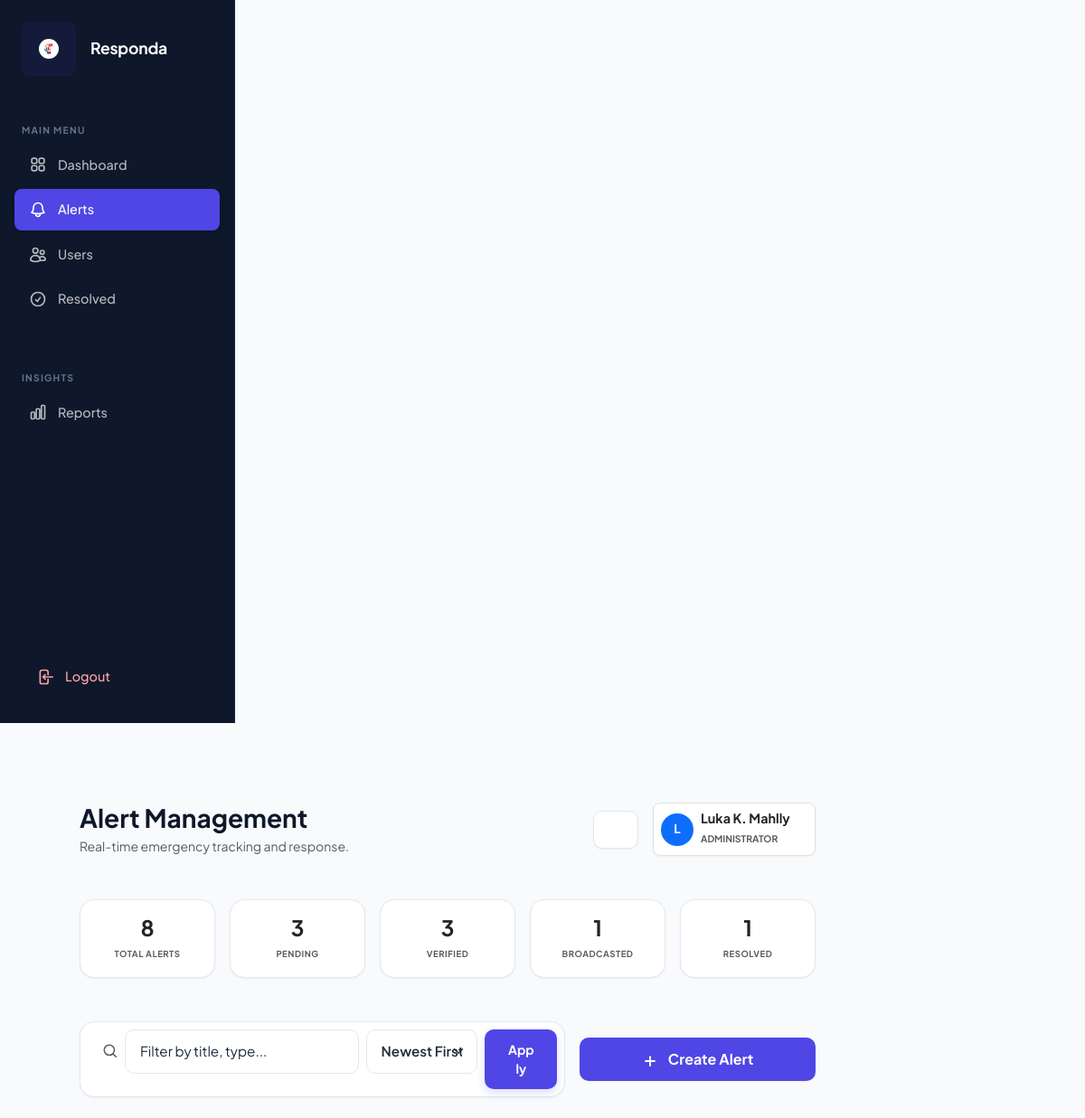
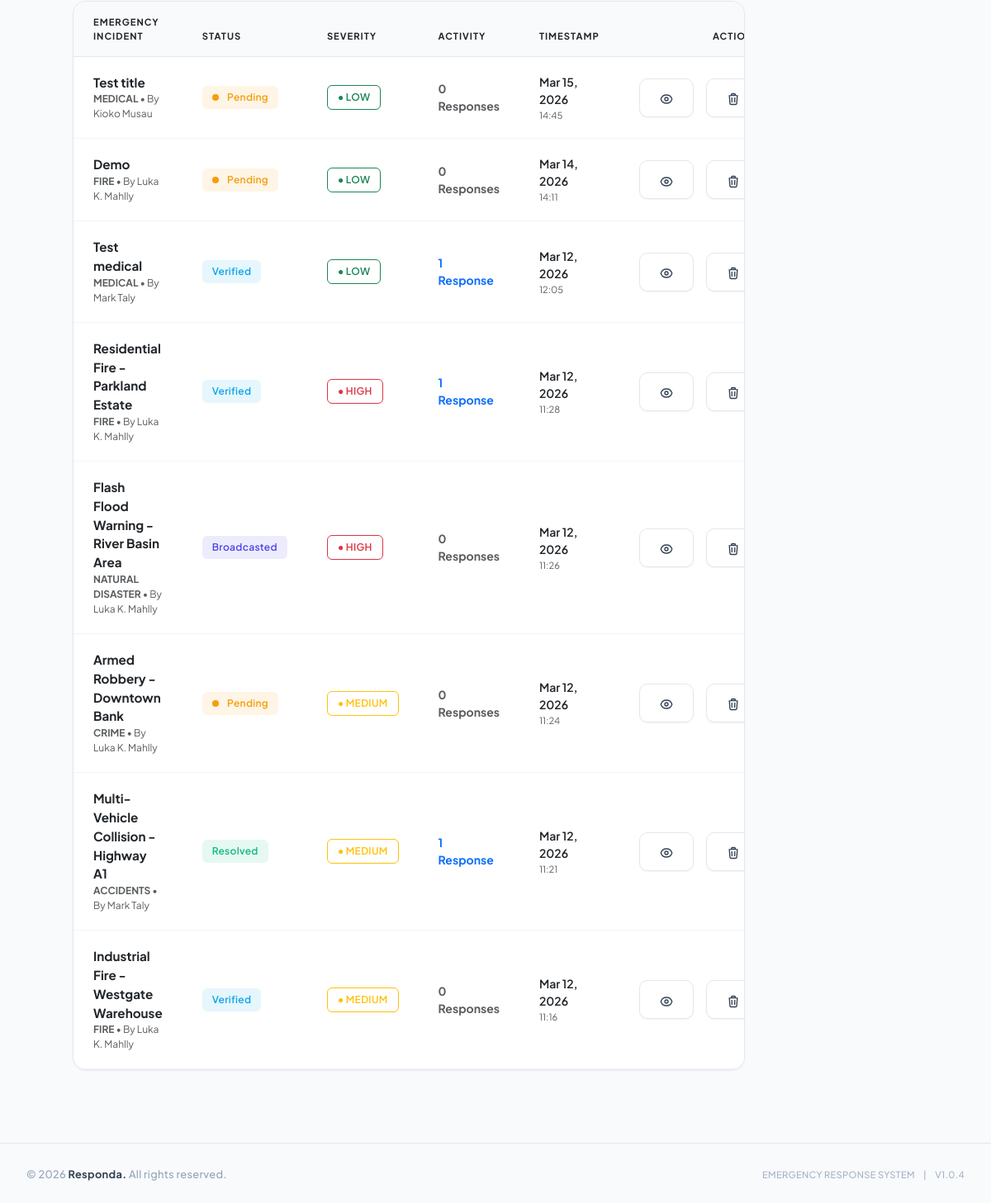
Screenshot of /alerts.php (signed in) with the database file from the repository (2 pictures, top to bottom).
### tables this page shows
CREATE TABLE `alerts` (
  `id` int(11) NOT NULL,
  `alert_type_id` int(11) NOT NULL,
  `title` varchar(150) NOT NULL,
  `description` text NOT NULL,
  `latitude` decimal(10,8) NOT NULL,
  `longitude` decimal(11,8) NOT NULL,
  `status` enum('pending','verified','broadcasted','resolved') DEFAULT 'pending',
  `severity` enum('Low','Medium','High') DEFAULT 'Medium',
  `created_by` int(11) DEFAULT NULL,
  `created_at` timestamp NOT NULL DEFAULT current_timestamp()
);

CREATE TABLE `alert_types` (
  `id` int(11) NOT NULL,
  `name` varchar(100) NOT NULL,
  `description` text DEFAULT NULL,
  `created_at` timestamp NOT NULL DEFAULT current_timestamp()
);

CREATE TABLE `users` (
  `id` int(11) NOT NULL,
  `full_name` varchar(100) NOT NULL,
  `email` varchar(100) NOT NULL,
  `phone` varchar(20) DEFAULT NULL,
  `password` varchar(255) NOT NULL,
  `api_token` varchar(255) DEFAULT NULL,
  `role_id` int(11) NOT NULL,
  `status` enum('active','inactive') DEFAULT 'active',
  `created_at` timestamp NOT NULL DEFAULT current_timestamp()
);

### public/alerts.php (the view, shortened to what this page needs)
<?php
$username = htmlspecialchars($_SESSION['username'] ?? 'User', ENT_QUOTES, 'UTF-8');
$status_filter = $_GET['filter'] ?? 'all';
$search_query = trim($_GET['search'] ?? '');
$sort_by = $_GET['sort'] ?? 'recent';
$alerts = [];
$status_counts = ['pending' => 0, 'verified' => 0, 'broadcasted' => 0, 'resolved' => 0, 'all' => 0];
try {
    $pdo = getPDO();
    $stmt = $pdo->query("SELECT status, COUNT(*) as count FROM alerts GROUP BY status");
    while ($row = $stmt->fetch()) {
        if (isset($status_counts[$row['status']])) $status_counts[$row['status']] = (int)$row['count'];
    }
    $status_counts['all'] = array_sum($status_counts);
    $query = "
        SELECT a.*, at.name as alert_type, u.full_name as creator,
        (SELECT COUNT(*) FROM alert_responses WHERE alert_id = a.id) as response_count
        FROM alerts a
        LEFT JOIN alert_types at ON a.alert_type_id = at.id
        LEFT JOIN users u ON a.created_by = u.id
        WHERE 1=1
    ";
    $query .= match($sort_by) {
        'oldest' => " ORDER BY a.created_at ASC",
        'status' => " ORDER BY FIELD(a.status, 'pending', 'verified', 'broadcasted', 'resolved'), a.created_at DESC",
        default => " ORDER BY a.created_at DESC"
    };
    $alerts = $pdo->query($query)->fetchAll();
} catch (Exception $e) {
    error_log($e->getMessage());
}
include __DIR__ . '/../includes/header.php';
?>
<div class="container-fluid p-0">
    <div class="row g-0">
        <?php include __DIR__ . '/../includes/sidebar.php'; ?>
        <main class="col-lg-10 bg-light min-vh-100">
            <div class="p-4 p-lg-5">
                <div class="d-flex justify-content-between align-items-center mb-5">
                    <div>
                        <h1 class="h3 fw-bold mb-1">Alert Management</h1>
                        <p class="text-muted mb-0 small">Real-time emergency tracking and response.</p>
                    </div>
                    <div class="d-flex align-items-center">
                        <div class="dropdown me-3">
                            <button class="btn btn-white border shadow-sm position-relative rounded-circle p-0 d-flex align-items-center justify-content-center" type="button" id="notifBell" data-bs-toggle="dropdown" style="width: 42px; height: 42px;">
                            </button>
                        </div>
                        <div class="bg-white border rounded-3 p-2 shadow-sm d-flex align-items-center" style="min-width: 180px;">
                            <div class="rounded-circle bg-primary d-flex align-items-center justify-content-center text-white fw-bold me-2 shadow-sm" style="width: 36px; height: 36px; font-size: 0.85rem;">
                                <?= strtoupper(substr($username, 0, 1)) ?>
                            </div>
                            <div class="overflow-hidden">
                                <p class="mb-0 text-truncate fw-bold text-dark" style="font-size: 0.9rem; line-height: 1.2;"><?= $username ?></p>
                                <small class="text-muted text-uppercase fw-bold" style="font-size: 0.65rem;"><?= ($role_id == 1) ? 'Administrator' : 'Responder' ?></small>
                            </div>
                        </div>
                    </div>
                </div>
                <div class="row g-3 mb-5">
                    <?php
                    $filter_configs = [
                        'all' => ['label' => 'Total alerts', 'color' => 'secondary'],
                        'pending' => ['label' => 'Pending', 'color' => 'warning'],
                        'verified' => ['label' => 'Verified', 'color' => 'info'],
                        'broadcasted' => ['label' => 'Broadcasted', 'color' => 'primary'],
                        'resolved' => ['label' => 'Resolved', 'color' => 'success']
                    ];
                    foreach ($filter_configs as $key => $cfg):
                        $isActive = ($status_filter === $key);
                    ?>
                    <div class="col-lg">
                        <a href="?filter=<?= $key ?>" class="text-decoration-none">
                            <div class="card border-0 shadow-sm transition-all h-100 <?= $isActive ? 'border-start border-primary border-4' : '' ?>">
                                <div class="card-body p-3 text-center">
                                    <h4 class="fw-bold mb-0 text-dark"><?= $status_counts[$key] ?></h4>
                                    <small class="text-muted text-uppercase fw-bold" style="font-size: 0.6rem; letter-spacing: 0.5px;"><?= $cfg['label'] ?></small>
                                </div>
                            </div>
                        </a>
                    </div>
                    <?php endforeach; ?>
                </div>
                <div class="row g-3 mb-4 align-items-center">
                    <div class="col-lg-8">
                        <div class="card border-0 shadow-sm">
                            <div class="card-body p-2">
                                <form method="GET" class="row g-2">
                                    <div class="col-md-7">
                                        <div class="input-group input-group-sm border-0">
                                            <span class="input-group-text bg-transparent border-0 text-muted ps-3">
                                                <svg xmlns="http://www.w3.org/2000/svg" width="18" height="18" fill="none" viewBox="0 0 24 24" stroke="currentColor" stroke-width="2"><path d="m21 21-5.197-5.197m0 0A7.5 7.5 0 1 0 5.196 5.196a7.5 7.5 0 0 0 10.607 10.607Z" /></svg>
                                            </span>
                                            <input type="text" name="search" class="form-control border-0 bg-transparent" placeholder="Filter by title, type..." value="<?= htmlspecialchars($search_query) ?>">
                                        </div>
                                    </div>
                                    <div class="col-md-3">
                                        <select name="sort" class="form-select form-select-sm border-0 bg-light fw-semibold" onchange="this.form.submit()">
                                            <option value="recent" <?= $sort_by === 'recent' ? 'selected' : '' ?>>Newest First</option>
                                        </select>
                                    </div>
                                    <div class="col-md-2">
                                        <button type="submit" class="btn btn-primary btn-sm w-100 fw-bold">Apply</button>
                                    </div>
                                </form>
                            </div>
                        </div>
                    </div>
                    <div class="col-lg-4 text-lg-end">
                        <button class="btn btn-primary shadow-sm px-4 fw-bold w-100 w-lg-auto" data-bs-toggle="modal" data-bs-target="#createAlertModal">
                            <svg xmlns="http://www.w3.org/2000/svg" width="18" height="18" fill="none" viewBox="0 0 24 24" stroke="currentColor" stroke-width="2.5" class="me-2"><path d="M12 4.5v15m7.5-7.5h-15" /></svg>
                            Create Alert
                        </button>
                    </div>
                </div>
                <div class="card border-0 shadow-sm overflow-hidden">
                    <div class="table-responsive">
                        <table class="table table-hover align-middle mb-0" id="alertsTable">
                            <thead class="bg-light">
                                <tr>
                                    <th class="ps-4">Emergency Incident</th>
                                    <th>Status</th>
                                    <th>Severity</th>
                                    <th>Activity</th>
                                    <th>Timestamp</th>
                                    <th class="text-end pe-4">Actions</th>
                                </tr>
                            </thead>
                            <tbody>
                                <?php if(empty($alerts)): ?>
                                    <tr><td colspan="6" class="text-center p-5 text-muted small">No incidents found matching your current filters.</td></tr>
                                <?php else: foreach ($alerts as $alert):
                                    $sev_color = match($alert['severity']) { 'High' => 'danger', 'Medium' => 'warning', 'Low' => 'success', default => 'secondary' };
                                    $stat_color = match($alert['status']) { 'pending' => 'warning', 'verified' => 'info', 'broadcasted' => 'primary', 'resolved' => 'success', default => 'secondary' };
                                ?>
                                <tr>
                                    <td class="ps-4">
                                        <div class="fw-bold text-dark" style="font-size: 0.95rem;"><?= htmlspecialchars($alert['title']) ?></div>
                                        <small class="text-muted d-block" style="font-size: 0.75rem;">
                                            <span class="fw-bold text-uppercase"><?= htmlspecialchars($alert['alert_type']) ?></span> • By <?= htmlspecialchars($alert['creator'] ?? 'System') ?>
                                        </small>
                                    </td>
                                    <td>
                                        <span class="badge bg-<?= $stat_color ?>-subtle text-<?= $stat_color ?> px-2 py-1">
                                            <?php if($alert['status'] === 'pending'): ?><span class="status-pulse-pending"></span><?php endif; ?>
                                            <?= ucfirst($alert['status']) ?>
                                        </span>
                                    </td>
                                    <td>
                                        <span class="badge border border-<?= $sev_color ?> text-<?= $sev_color ?> bg-white fw-bold" style="font-size: 0.65rem;">
                                            ● <?= strtoupper($alert['severity']) ?>
                                        </span>
                                    </td>
                                    <td>
                                        <div class="small fw-bold text-<?= $alert['response_count'] > 0 ? 'primary' : 'muted' ?>">
                                            <?= $alert['response_count'] ?> Response<?= $alert['response_count'] != 1 ? 's' : '' ?>
                                        </div>
                                    </td>
                                    <td>
                                        <div class="small text-dark fw-semibold"><?= date('M d, Y', strtotime($alert['created_at'])) ?></div>
                                        <div class="small text-muted" style="font-size: 0.7rem;"><?= date('H:i', strtotime($alert['created_at'])) ?></div>
                                    </td>
                                    <td class="text-end pe-4">
                                        <div class="btn-group">
                                            <button class="btn btn-sm btn-white border shadow-sm view-alert me-3"
                                                data-id="<?= $alert['id'] ?>"
                                                data-title="<?= htmlspecialchars($alert['title']) ?>"
                                                data-description="<?= htmlspecialchars($alert['description']) ?>"
                                                data-type="<?= htmlspecialchars($alert['alert_type']) ?>"
                                                data-status="<?= $alert['status'] ?>"
                                                data-severity="<?= $alert['severity'] ?>"
                                                data-latitude="<?= $alert['latitude'] ?>"
                                                data-longitude="<?= $alert['longitude'] ?>"
                                                data-bs-toggle="modal" data-bs-target="#viewAlertModal">
                                            </button>
                                            <?php if($role_id == 1): ?>
                                            <button class="btn btn-sm btn-white border text-danger shadow-sm delete-alert" data-id="<?= $alert['id'] ?>">
                                            </button>
                                            <?php endif; ?>
                                        </div>
                                    </td>
                                </tr>
                                <?php endforeach; endif; ?>
                            </tbody>
                        </table>
                    </div>
                </div>
            </div>
        </main>
    </div>
</div>
<?php
    include __DIR__ . '/../includes/footer.php';
?>

### rows the page displays
alerts: title "Test title", alert_type.name "MEDICAL", created_by.full_name "Kioko Musau", status "Pending", severity "LOW", response_count "0", created_at "Mar 15, 2026", created_at "14:45"
alerts: title "Demo", alert_type.name "FIRE", created_by.full_name "Luka K. Mahlly", status "Pending", severity "LOW", response_count "0", created_at "Mar 14, 2026", created_at "14:11"
alerts: title "Test medical", alert_type.name "MEDICAL", created_by.full_name "Mark Taly", status "Verified", severity "LOW", response_count "1", created_at "Mar 12, 2026", created_at "12:05"
alerts: title "Residential Fire - Parkland Estate", alert_type.name "FIRE", created_by.full_name "Luka K. Mahlly", status "Verified", severity "HIGH", response_count "1", created_at "Mar 12, 2026", created_at "11:28"
alerts: title "Flash Flood Warning - River Basin Area", alert_type.name "NATURAL DISASTER", created_by.full_name "Luka K. Mahlly", status "Broadcasted", severity "HIGH", response_count "0", created_at "Mar 12, 2026", created_at "11:26"
alerts: title "Armed Robbery - Downtown Bank", alert_type.name "CRIME", created_by.full_name "Luka K. Mahlly", status "Pending", severity "MEDIUM", response_count "0", created_at "Mar 12, 2026", created_at "11:24"
alerts: title "Multi-Vehicle Collision - Highway A1", alert_type.name "ACCIDENTS", created_by.full_name "Mark Taly", status "Resolved", severity "MEDIUM", response_count "1", created_at "Mar 12, 2026", created_at "11:21"
alerts: title "Industrial Fire - Westgate Warehouse", alert_type.name "FIRE", created_by.full_name "Luka K. Mahlly", status "Verified", severity "MEDIUM", response_count "0", created_at "Mar 12, 2026", created_at "11:16"

### other values shown
substr($username, 0, 1) "L"
$username "Luka K. Mahlly"
$status_counts[$key] "8"
$cfg['label'] "TOTAL ALERTS"
$status_counts[$key] "3"
$cfg['label'] "PENDING"
$cfg['label'] "VERIFIED"
$status_counts[$key] "1"
$cfg['label'] "BROADCASTED"
$cfg['label'] "RESOLVED"
